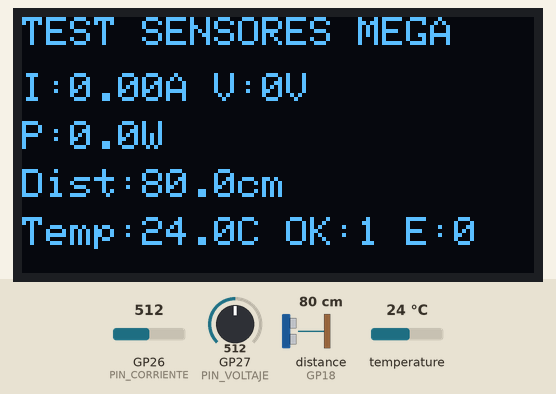
A sketch run on a simulated Raspberry Pi Pico. Parts: 128×64 one-colour display. Wiring (inferred from the names in the program): ultrasonic range finder: trigger GP22; echo GP18. The inputs (shaded band) are chosen by the test bench; at power-on: distance to the obstacle (sensor on GP18) 80 cm, temperature 24 °C, GP26 (PIN_CORRIENTE) = 512, GP27 (PIN_VOLTAJE) = 512. The echo pulse lasts 58.3 µs per cm; what the sketch prints to the serial monitor is not drawn.

Above: at 2.0 s.
2.1 s: distance to the obstacle (sensor on GP18) set to 2 cm
At 2.55 s:
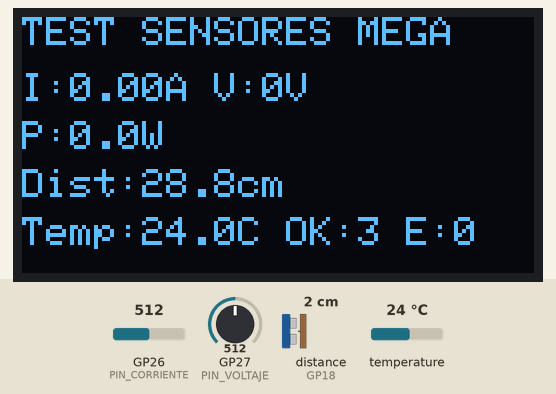
3.9 s: temperature set to 12 °C
At 4.9 s:
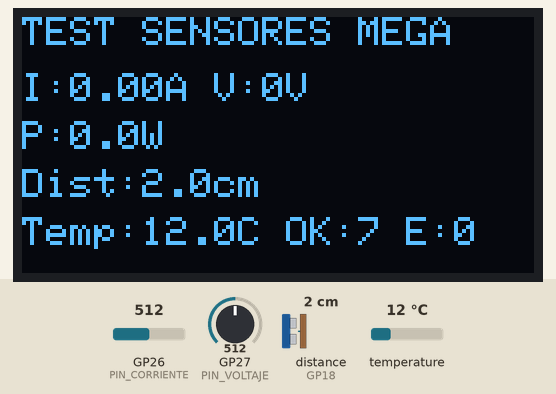
6.5 s: GP26 (PIN_CORRIENTE) set to 390
At 7.9 s:
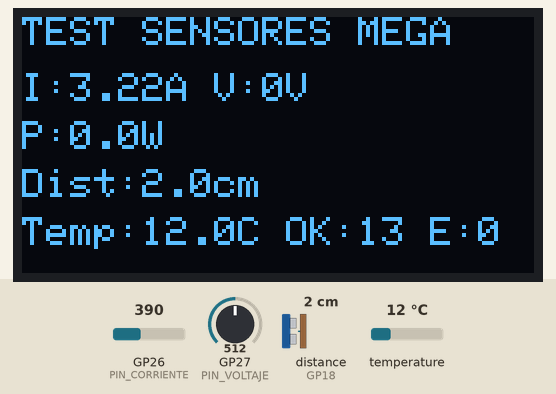
8.4 s: GP27 (PIN_VOLTAJE) set to 390
At 10.3 s:
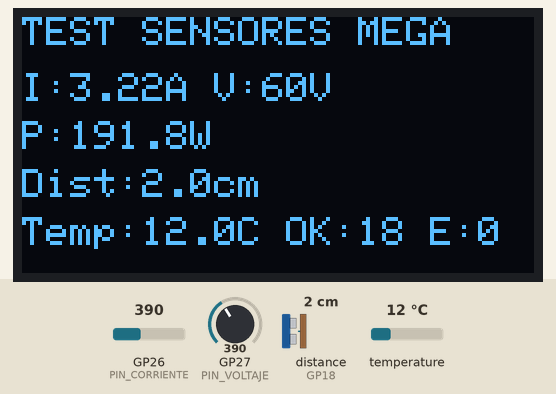
10.4 s: distance to the obstacle (sensor on GP18) set to 4 cm
At 11.8 s:
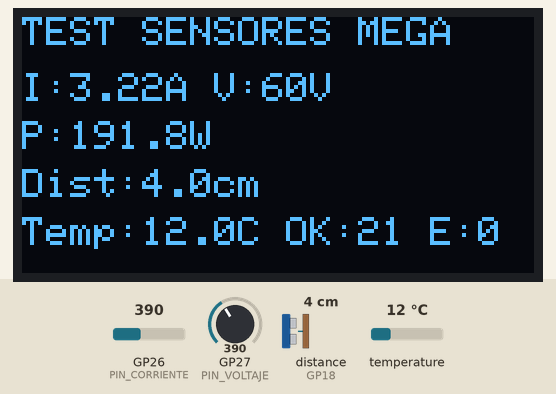
12.3 s: temperature set to 19 °C
At 13.3 s:
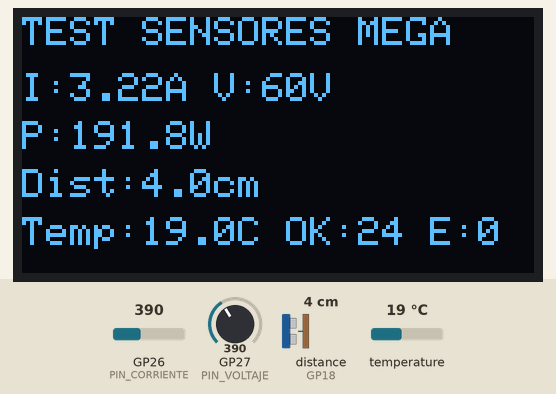
Timing chart, 0 to 15.3 s (numbered marks = the images above; inputs shaded):
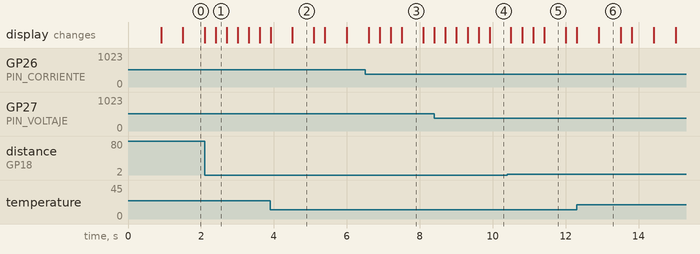

Measured:
- what the display in image 2 shows lasts 0.6 s, from 4.5 s to 5.1 s

The sketch:

mega_marvolt.ino
```cpp
/**
 * ============================================================
 *  TEST INTEGRADO DE SENSORES — Sistema Undimotriz
 *  Hardware: Arduino MEGA 2560 (ELEGOO MEGA R3)
 *  Propósito: Probar TODOS los sensores juntos, SIN el Arduino
 *             UNO (sin pulso SYNC) y con UN SOLO OLED conectado
 *             directo por I2C (sin TCA9548A / multiplexor).
 *
 *  Reemplaza el scheduler de ticks (que depende del SYNC) por
 *  temporizadores millis(), igual que en ds18b20_test.ino.
 *  Cuando este test funcione bien, esta misma lógica de lectura
 *  se vuelve a integrar al sistema principal con el UNO.
 * ============================================================
 *
 *  CONEXIONES:
 *    ACS712 (corriente)   → OUT: A0   | VCC: 5V | GND: GND
 *    ZMPT101B (voltaje)   → OUT: A1   | VCC: 5V | GND: GND
 *    HC-SR04 (distancia)  → TRIG: 22  | ECHO: 18 | VCC: 5V | GND: GND
 *    DS18B20 (temp)       → DATA: 26  | VCC: 5V | GND: GND
 *                            + resistencia pull-up 4.7kΩ entre DATA y VCC
 *    OLED SSD1306 128x64  → SDA: 20   | SCL: 21  | VCC: 5V* | GND: GND
 *                            (*revisa tu módulo: la mayoría acepta 5V,
 *                             pero algunos son solo 3.3V)
 *
 *  LIBRERÍAS NECESARIAS:
 *    Wire, Adafruit_GFX, Adafruit_SSD1306, OneWire, DallasTemperature
 * ============================================================
 */

#include <Wire.h>
#include <Adafruit_GFX.h>
#include <Adafruit_SSD1306.h>
#include <OneWire.h>
#include <DallasTemperature.h>

// ============================================================
// PINES
// ============================================================
#define PIN_CORRIENTE  A0
#define PIN_VOLTAJE    A1
#define TRIG_SR04      22
#define ECHO_SR04      18
#define PIN_DS18B20    26

// ============================================================
// OLED — UN SOLO DISPLAY, I2C DIRECTO (sin TCA9548A)
// ============================================================
#define SCREEN_WIDTH   128
#define SCREEN_HEIGHT   64
#define OLED_ADDR      0x3C   // Si no detecta, probar 0x3D
Adafruit_SSD1306 oled(SCREEN_WIDTH, SCREEN_HEIGHT, &Wire, -1);
bool oledOk = false;

// ============================================================
// DS18B20 — máquina de estados no bloqueante (igual que el sistema principal)
// ============================================================
OneWire           oneWire(PIN_DS18B20);
DallasTemperature dsSensor(&oneWire);
enum Ds18State { DS_IDLE, DS_REQUESTED };
Ds18State ds18State     = DS_IDLE;
uint32_t  dsRequestTime = 0;
#define DS_CONVERSION_MS 400UL

// ============================================================
// PARÁMETROS DE SENSORES (idénticos a arduinomega01.ino)
// ============================================================
#define ACS712_VREF   2.5f
#define ACS712_mVA    0.185f
#define ACS712_MAX    5.0f
#define ZMPT_SCALE    100.0f
#define ZMPT_MAX      250.0f
#define EMA_ACS       0.15f
#define EMA_ZMPT      0.15f
#define SR04_TIMEOUT_US 30000UL

// ============================================================
// VARIABLES DE LECTURA
// ============================================================
float corriente   = 0.0f;
float voltaje     = 0.0f;
float potencia    = 0.0f;
float distancia   = -1.0f;    // Centinela: -1 = aún sin eco válido
float temperatura = -99.0f;   // Centinela: sin lectura válida aún

uint16_t dsOk    = 0;
uint16_t dsError = 0;

uint16_t sr04Ok           = 0;
uint16_t sr04Miss         = 0;
uint8_t  sr04MissSeguidos = 0;
#define SR04_MAX_MISS_SEGUIDOS 10   // ~1 s sin eco (10 × 100 ms) → invalidar

// ============================================================
// TEMPORIZADORES (reemplazan el tick SYNC)
// ============================================================
uint32_t tLastAnalog = 0;
uint32_t tLastSR04   = 0;
uint32_t tLastDsReq  = 0;
uint32_t tLastOled   = 0;
uint32_t tLastSerial = 0;

#define T_ANALOG_MS   20
#define T_SR04_MS    100
#define T_DSREQ_MS   500
#define T_OLED_MS    300
#define T_SERIAL_MS  200

// ============================================================
// SETUP
// ============================================================
void setup() {
  Serial.begin(115200);
  Wire.begin();

  pinMode(TRIG_SR04, OUTPUT);
  pinMode(ECHO_SR04, INPUT);
  digitalWrite(TRIG_SR04, LOW);

  dsSensor.begin();
  dsSensor.setResolution(11);
  dsSensor.setWaitForConversion(false);  // No bloqueante

  Serial.println(F("============================================"));
  Serial.println(F("  TEST INTEGRADO DE SENSORES — MEGA 2560"));
  Serial.println(F("  ACS712=A0  ZMPT101B=A1  SR04=22/18  DS18B20=26"));
  Serial.println(F("============================================"));

  // --- DS18B20: diagnóstico inicial ---
  uint8_t n = dsSensor.getDeviceCount();
  Serial.print(F("  Sensores DS18B20 detectados: "));
  Serial.println(n);
  if (n == 0) {
    Serial.println(F("  !! Revisa: pull-up 4.7k, cable DATA en pin 26,"));
    Serial.println(F("     VCC/GND firmes (evitar cocodrilos sueltos en"));
    Serial.println(F("     las patas TO-92, mejor usar protoboard directo)."));
  }

  // --- OLED: inicialización ---
  if (oled.begin(SSD1306_SWITCHCAPVCC, OLED_ADDR)) {
    oledOk = true;
    oled.clearDisplay();
    oled.setTextColor(SSD1306_WHITE);
    oled.setTextSize(1);
    oled.setCursor(0, 0);
    oled.println(F("TEST SENSORES"));
    oled.println(F("Undimotriz - MEGA"));
    oled.println(F("Iniciando..."));
    oled.display();
    delay(800);
  } else {
    Serial.println(F("  !! OLED no detectado en 0x3C. Probar 0x3D"));
    Serial.println(F("     o revisar SDA(20)/SCL(21)."));
  }
}

// ============================================================
// LECTURA DE CORRIENTE (ACS712 5A)
// ============================================================
void leerCorriente() {
  float vSensor = (analogRead(PIN_CORRIENTE) * 5.0f) / 1024.0f;
  float c = fabsf((vSensor - ACS712_VREF) / ACS712_mVA);
  if (c > ACS712_MAX * 1.1f) return;  // Rechazo de picos imposibles
  corriente = EMA_ACS * c + (1.0f - EMA_ACS) * corriente;
}

// ============================================================
// LECTURA DE VOLTAJE (ZMPT101B — aproximación de pico)
// ============================================================
void leerVoltaje() {
  float vSensor = (analogRead(PIN_VOLTAJE) * 5.0f) / 1024.0f;
  float vAC = fabsf(vSensor - 2.5f) * ZMPT_SCALE;
  if (vAC > ZMPT_MAX) return;
  voltaje = EMA_ZMPT * vAC + (1.0f - EMA_ZMPT) * voltaje;
}

// ============================================================
// HC-SR04 — medición (modo simple con pulseIn, con timeout)
// ============================================================
void medirSR04() {
  digitalWrite(TRIG_SR04, LOW);
  delayMicroseconds(2);
  digitalWrite(TRIG_SR04, HIGH);
  delayMicroseconds(10);
  digitalWrite(TRIG_SR04, LOW);

  long duracion = pulseIn(ECHO_SR04, HIGH, SR04_TIMEOUT_US);  // 0 si timeout
  bool valido = false;

  if (duracion > 0) {
    float d = duracion * 0.0343f / 2.0f;
    if (d > 2.0f && d < 400.0f) {
      // Si veníamos de "sin eco" (centinela -1), arrancar el filtro
      // limpio en d en vez de mezclarlo con el -1 anterior.
      if (distancia < 0.0f) distancia = d;
      distancia = 0.3f * d + 0.7f * distancia;  // Filtro suave
      valido = true;
    }
  }

  if (valido) {
    sr04Ok++;
    sr04MissSeguidos = 0;
  } else {
    sr04Miss++;
    if (sr04MissSeguidos < 255) sr04MissSeguidos++;
    // Se dispara UNA vez al cruzar el umbral (no en cada fallo posterior)
    if (sr04MissSeguidos == SR04_MAX_MISS_SEGUIDOS) {
      distancia = -1.0f;  // Invalida: ya no se muestra un número viejo
      Serial.println(F("[HC-SR04] Sin eco valido por 1s+. Revisar TRIG(22)/ECHO(18) y obstruccion frontal."));
    }
  }
}

// ============================================================
// DS18B20 — solicitar / leer (no bloqueante)
// ============================================================
void requestDs18b20() {
  if (ds18State != DS_IDLE) return;
  dsSensor.requestTemperatures();
  dsRequestTime = millis();
  ds18State = DS_REQUESTED;
}

void readDs18b20() {
  if (ds18State != DS_REQUESTED) return;
  if (millis() - dsRequestTime < DS_CONVERSION_MS) return;

  float t = dsSensor.getTempCByIndex(0);
  if (t != DEVICE_DISCONNECTED_C && t > -55.0f && t < 125.0f) {
    temperatura = t;
    dsOk++;
  } else {
    dsError++;
    Serial.println(F("[DS18B20] -127C / desconectado — revisar cableado"));
  }
  ds18State = DS_IDLE;
}

// ============================================================
// OLED — UNA sola pantalla con resumen de todos los sensores
// ============================================================
void actualizarOled() {
  if (!oledOk) return;
  oled.clearDisplay();
  oled.setTextSize(1);
  oled.setTextColor(SSD1306_WHITE);

  oled.setCursor(0, 0);
  oled.println(F("TEST SENSORES MEGA"));

  oled.setCursor(0, 14);
  oled.print(F("I:")); oled.print(corriente, 2); oled.print(F("A "));
  oled.print(F("V:")); oled.print(voltaje, 0); oled.println(F("V"));

  oled.setCursor(0, 26);
  oled.print(F("P:")); oled.print(potencia, 1); oled.println(F("W"));

  oled.setCursor(0, 38);
  oled.print(F("Dist:"));
  if (distancia >= 0.0f) { oled.print(distancia, 1); oled.println(F("cm")); }
  else                    { oled.println(F("S/ECO")); }

  oled.setCursor(0, 50);
  oled.print(F("Temp:"));
  if (temperatura > -50.0f) oled.print(temperatura, 1);
  else                       oled.print(F("---"));
  oled.print(F("C "));
  oled.print(F("OK:")); oled.print(dsOk); oled.print(F(" E:")); oled.print(dsError);

  oled.display();
}

// ============================================================
// SALIDA SERIAL (compatible con Serial Plotter)
// ============================================================
void enviarSerial() {
  Serial.print(F("Corriente:"));   Serial.print(corriente, 3);   Serial.print(F(","));
  Serial.print(F("Voltaje:"));     Serial.print(voltaje, 2);     Serial.print(F(","));
  Serial.print(F("Potencia:"));    Serial.print(potencia, 3);    Serial.print(F(","));
  Serial.print(F("Distancia_cm:"));Serial.print(distancia, 1);   Serial.print(F(","));
  Serial.print(F("Temp_C:"));      Serial.println(temperatura, 1);
}

// ============================================================
// LOOP — temporizado con millis(), sin SYNC
// ============================================================
void loop() {
  uint32_t ahora = millis();

  // Corriente + voltaje cada 20 ms
  if (ahora - tLastAnalog >= T_ANALOG_MS) {
    tLastAnalog = ahora;
    leerCorriente();
    leerVoltaje();
    potencia = corriente * voltaje;
  }

  // HC-SR04 cada 100 ms
  if (ahora - tLastSR04 >= T_SR04_MS) {
    tLastSR04 = ahora;
    medirSR04();
  }

  // DS18B20: solicitar cada 500 ms, leer cuando esté listo (~400 ms después)
  if (ahora - tLastDsReq >= T_DSREQ_MS) {
    tLastDsReq = ahora;
    requestDs18b20();
  }
  readDs18b20();

  // OLED cada 300 ms
  if (ahora - tLastOled >= T_OLED_MS) {
    tLastOled = ahora;
    actualizarOled();
  }

  // Serial Plotter cada 200 ms
  if (ahora - tLastSerial >= T_SERIAL_MS) {
    tLastSerial = ahora;
    enviarSerial();
  }
}
```
